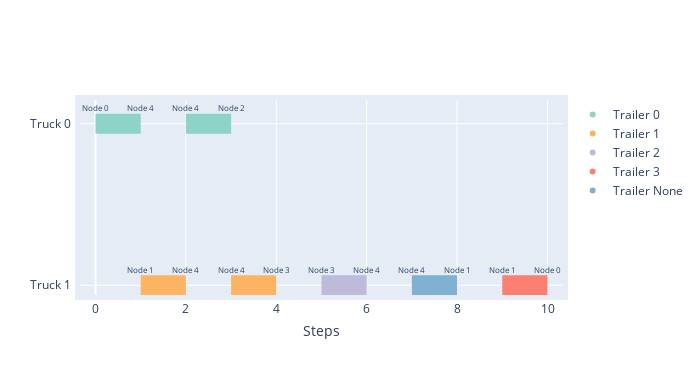

The notebook cell this image was saved under:
### Markdown cell above
##### Plot Baseline Solution

### Code cell
if n_samples == 1:
    x=edges[torch.sort(edges, dim=0, descending=False)[1][:, -1]]
    # Define the range of timestamps
    timestamps = list(range(int(torch.min(x[:, -1]).item()), int(torch.max(x[:, -1]).item())+1))

    # Create an empty tensor to store the new sequence
    new_edges = torch.empty((0,5))

    # Iterate over the timestamps
    for t in timestamps:
        # Check if the timestamp exists in the tensor
        idx = (x[:, -1] == t).nonzero(as_tuple=True)
        
        if len(idx[0]) > 0:
            # If the timestamp exists, append the corresponding row to the new tensor
            new_edges = torch.cat((new_edges, x[idx]), dim=0)
        else:
            # If the timestamp does not exist, create a new row and append it to the tensor
            # The row contains the last known truck location and -1 for the trailer status
            last_truck_loc = new_edges[-1, 1]
            truck=new_edges[-1, 2]
            new_row = torch.tensor([[last_truck_loc, last_truck_loc, truck, -1., float(t)]])
            new_edges = torch.cat((new_edges, new_row), dim=0)

    for env, evrp_graph in zip(dataset.data, dataset.sampler.graphs):
        # plot graphs
        edge_count = len(new_edges) + 1

        cols = 3
        rows = math.ceil(edge_count / cols)

        fig, axs = plt.subplots(rows, cols, figsize=(15, rows * 5.5))  # Adjusted figure size
        plt.subplots_adjust(wspace=0.02, hspace=0.02)

        # Flatten axs to easily iterate over it
        axs = axs.ravel()

        evrp_graph.draw(ax=axs[0], with_labels=False)
        axs[0].set_title("Initial State")
        axs[0].set_xlim([-0.7, 1.3])
        axs[0].set_ylim([-0.7, 1.3])
        axs[0].set_aspect('equal')

        col = 1
        for edge in new_edges:
            evrp_graph.clear()
            evrp_graph.visit_edges([edge])
            evrp_graph.draw(ax=axs[col], with_labels=True)
            axs[col].set_title(f"Step {col-1}")
            axs[col].set_xlim([-0.7, 1.3])
            axs[col].set_ylim([-0.7, 1.3])
            axs[col].set_aspect('equal')

            col += 1
        
        data = edges.numpy().astype(int)
        plot_timeline(data, example_name=f"baseline_{example_name}")

        # Hide empty subplots
        for j in range(col, len(axs)):
            axs[j].axis('off')

        plt.savefig(f"../images/evrp/baseline_solution{example_name}.png")
        plt.show()
        plt.close()

### Figure 1 — Plotly figure (JSON) as saved in the notebook; plotly's stock layout.template omitted (floating-point values rounded to 4 significant figures)
{"data": [{"hoverinfo": "none", "line": {"color": "rgb(141,211,199)", "width": 20}, "mode": "lines", "name": "Truck 0 ", "showlegend": false, "type": "scatter", "x": [0, 1], "y": [0, 0]}, {"hoverinfo": "none", "line": {"color": "rgb(141,211,199)", "width": 20}, "mode": "lines", "name": "Truck 0 ", "showlegend": false, "type": "scatter", "x": [2, 3], "y": [0, 0]}, {"hoverinfo": "none", "line": {"color": "rgb(253,180,98)", "width": 20}, "mode": "lines", "name": "Truck 1 ", "showlegend": false, "type": "scatter", "x": [1, 2], "y": [1, 1]}, {"hoverinfo": "none", "line": {"color": "rgb(253,180,98)", "width": 20}, "mode": "lines", "name": "Truck 1 ", "showlegend": false, "type": "scatter", "x": [3, 4], "y": [1, 1]}, {"hoverinfo": "none", "line": {"color": "rgb(190,186,218)", "width": 20}, "mode": "lines", "name": "Truck 1 ", "showlegend": false, "type": "scatter", "x": [5, 6], "y": [1, 1]}, {"hoverinfo": "none", "line": {"color": "rgb(128,177,211)", "width": 20}, "mode": "lines", "name": "Truck 1 ", "showlegend": false, "type": "scatter", "x": [7, 8], "y": [1, 1]}, {"hoverinfo": "none", "line": {"color": "rgb(251,128,114)", "width": 20}, "mode": "lines", "name": "Truck 1 ", "showlegend": false, "type": "scatter", "x": [9, 10], "y": [1, 1]}, {"legendgroup": "Trailer 0", "marker": {"color": "rgb(141,211,199)"}, "mode": "markers", "name": "Trailer 0", "type": "scatter", "x": [null], "y": [null]}, {"legendgroup": "Trailer 1", "marker": {"color": "rgb(253,180,98)"}, "mode": "markers", "name": "Trailer 1", "type": "scatter", "x": [null], "y": [null]}, {"legendgroup": "Trailer 2", "marker": {"color": "rgb(190,186,218)"}, "mode": "markers", "name": "Trailer 2", "type": "scatter", "x": [null], "y": [null]}, {"legendgroup": "Trailer 3", "marker": {"color": "rgb(251,128,114)"}, "mode": "markers", "name": "Trailer 3", "type": "scatter", "x": [null], "y": [null]}, {"legendgroup": "Trailer None", "marker": {"color": "rgb(128,177,211)"}, "mode": "markers", "name": "Trailer None", "type": "scatter", "x": [null], "y": [null]}], "layout": {"annotations": [{"align": "center", "arrowhead": 2, "arrowsize": 1.5, "arrowwidth": 1.5, "ax": -5, "ay": 0, "font": {"size": 8}, "showarrow": false, "text": "Node 0", "valign": "bottom", "x": 0, "xref": "x", "y": -0.1, "yref": "y"}, {"align": "center", "arrowhead": 2, "arrowsize": 1.5, "arrowwidth": 1.5, "ax": -5, "ay": 0, "font": {"size": 8}, "showarrow": false, "text": "Node 4", "valign": "bottom", "x": 1, "xref": "x", "y": -0.1, "yref": "y"}, {"align": "center", "arrowhead": 2, "arrowsize": 1.5, "arrowwidth": 1.5, "ax": -5, "ay": 0, "font": {"size": 8}, "showarrow": false, "text": "Node 4", "valign": "bottom", "x": 2, "xref": "x", "y": -0.1, "yref": "y"}, {"align": "center", "arrowhead": 2, "arrowsize": 1.5, "arrowwidth": 1.5, "ax": -5, "ay": 0, "font": {"size": 8}, "showarrow": false, "text": "Node 2", "valign": "bottom", "x": 3, "xref": "x", "y": -0.1, "yref": "y"}, {"align": "center", "arrowhead": 2, "arrowsize": 1.5, "arrowwidth": 1.5, "ax": -5, "ay": 0, "font": {"size": 8}, "showarrow": false, "text": "Node 1", "valign": "bottom", "x": 1, "xref": "x", "y": 0.9, "yref": "y"}, {"align": "center", "arrowhead": 2, "arrowsize": 1.5, "arrowwidth": 1.5, "ax": -5, "ay": 0, "font": {"size": 8}, "showarrow": false, "text": "Node 4", "valign": "bottom", "x": 2, "xref": "x", "y": 0.9, "yref": "y"}, {"align": "center", "arrowhead": 2, "arrowsize": 1.5, "arrowwidth": 1.5, "ax": -5, "ay": 0, "font": {"size": 8}, "showarrow": false, "text": "Node 4", "valign": "bottom", "x": 3, "xref": "x", "y": 0.9, "yref": "y"}, {"align": "center", "arrowhead": 2, "arrowsize": 1.5, "arrowwidth": 1.5, "ax": -5, "ay": 0, "font": {"size": 8}, "showarrow": false, "text": "Node 3", "valign": "bottom", "x": 4, "xref": "x", "y": 0.9, "yref": "y"}, {"align": "center", "arrowhead": 2, "arrowsize": 1.5, "arrowwidth": 1.5, "ax": -5, "ay": 0, "font": {"size": 8}, "showarrow": false, "text": "Node 3", "valign": "bottom", "x": 5, "xref": "x", "y": 0.9, "yref": "y"}, {"align": "center", "arrowhead": 2, "arrowsize": 1.5, "arrowwidth": 1.5, "ax": -5, "ay": 0, "font": {"size": 8}, "showarrow": false, "text": "Node 4", "valign": "bottom", "x": 6, "xref": "x", "y": 0.9, "yref": "y"}, {"align": "center", "arrowhead": 2, "arrowsize": 1.5, "arrowwidth": 1.5, "ax": -5, "ay": 0, "font": {"size": 8}, "showarrow": false, "text": "Node 4", "valign": "bottom", "x": 7, "xref": "x", "y": 0.9, "yref": "y"}, {"align": "center", "arrowhead": 2, "arrowsize": 1.5, "arrowwidth": 1.5, "ax": -5, "ay": 0, "font": {"size": 8}, "showarrow": false, "text": "Node 1", "valign": "bottom", "x": 8, "xref": "x", "y": 0.9, "yref": "y"}, {"align": "center", "arrowhead": 2, "arrowsize": 1.5, "arrowwidth": 1.5, "ax": -5, "ay": 0, "font": {"size": 8}, "showarrow": false, "text": "Node 1", "valign": "bottom", "x": 9, "xref": "x", "y": 0.9, "yref": "y"}, {"align": "center", "arrowhead": 2, "arrowsize": 1.5, "arrowwidth": 1.5, "ax": -5, "ay": 0, "font": {"size": 8}, "showarrow": false, "text": "Node 0", "valign": "bottom", "x": 10, "xref": "x", "y": 0.9, "yref": "y"}], "height": 375, "legend": {"traceorder": "normal"}, "margin": {"pad": 5}, "showlegend": true, "width": 700, "xaxis": {"title": {"text": "Steps"}}, "yaxis": {"autorange": "reversed", "ticktext": ["Truck 0 ", "Truck 1 "], "tickvals": [0, 1], "type": "category"}}}
